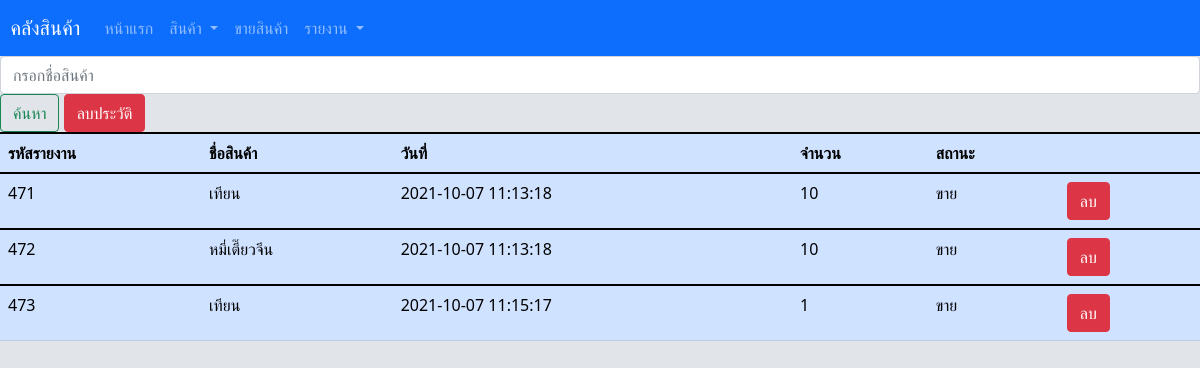
The app's page /report.php with its own data.
### tables this page shows
CREATE TABLE `report` (
  `reportID` int(10) NOT NULL,
  `productID` int(10) NOT NULL,
  `productname` varchar(255) NOT NULL,
  `productcategory` varchar(255) NOT NULL,
  `date` datetime NOT NULL,
  `stat` varchar(255) NOT NULL,
  `qty` int(255) NOT NULL,
  `pricetotal` int(255) NOT NULL
);

### report.php (the view, shortened to what this page needs)
<?php include 'bootstrap.php' ?>
    <head>
    </head>
<?php
require('connect.php');
$sql = "SELECT reportID,productname,date,qty,stat
FROM report
 WHERE stat LIKE 'ขาย%'	";
$result=mysqli_query($conn,$sql);
?>
<html>
<head>
</head>
<body style="background-color:#E1E5EA;"->
<?php include 'indexform.php';?>
<form class="form-inline" action="searchreport.php" class="form-group" method="POST">
    <input class="form-control mr-sm-2" type="search" name ="productname" placeholder="กรอกชื่อสินค้า" aria-label="Search">
    <button class="btn btn-outline-success my-2 my-sm-0" type="submit">ค้นหา</button>
<table class="table  table-primary" >
  <tr>
    <thead>
    <th scope="col">รหัสรายงาน</th>
    <th scope="col">ชื่อสินค้า</th>
    <th scope="col">วันที่</th>
    <th scope="col">จำนวน</th>
    <th scope="col">สถานะ</th>
    <th scope="col"></th>
</tr>
  <?php
  while($row=mysqli_fetch_assoc($result)){
    ?>
  <tr>
    <td><?php echo $row["reportID"]?></td>
    <td><?php echo $row["productname"]?></td>
    <td><?php echo $row["date"]?></td>
    <td><?php echo $row['qty']?></td>
    <td><?php echo $row["stat"]?></td>
    <td><a href ="deleterep.php?iddel=<?php echo$row['reportID']?>" class="btn btn-danger"onClick = "return confirm('คุณต้องการลบข้อมูลใช่หรือไม่?')">ลบ</a>
</td>
  </tr>
  <?php } ?>
  <a href = "delrep.php?iddel=remove" class="btn btn-danger"onClick = "return confirm('คุณต้องการลบข้อมูลใช่หรือไม่?')">ลบประวัติ</button></a>
  </table>
</body>
</html>

### records on screen
report: reportID "471", productname "เทียน", date "2021-10-07 11:13:18", qty "10", stat "ขาย"
report: reportID "472", productname "หมี่เตี๊ยวจีน", date "2021-10-07 11:13:18", qty "10", stat "ขาย"
report: reportID "473", productname "เทียน", date "2021-10-07 11:15:17", qty "1", stat "ขาย"
